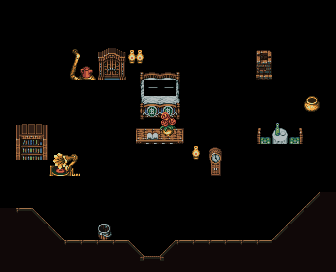

A 2D game scene composited from a Tiled map and its tileset images. What follows is a short description and the map's XML, with every tile layer's data as written:
An orthogonal 21x17 tile map with 16x16 px tiles, 5 tile layers (BedSheet, Bed, furniture_up, Flowers, ...).

<map version="1.5" tiledversion="1.7.0" orientation="orthogonal" renderorder="right-down" width="21" height="17" tilewidth="16" tileheight="16" infinite="0" nextlayerid="19" nextobjectid="12">
 <editorsettings>
  <export format="json" />
 </editorsettings>
 <tileset firstgid="1" source="town1.tsx" />
 <layer id="18" name="BedSheet" width="21" height="17" locked="1">
  <data encoding="csv">
0,0,0,0,0,0,0,0,0,0,0,0,0,0,0,0,0,0,0,0,0,
0,0,0,0,0,0,0,0,0,0,0,0,0,0,0,0,0,0,0,0,0,
0,0,0,0,0,0,0,0,0,0,0,0,0,0,0,0,0,0,0,0,0,
0,0,0,0,0,0,0,0,0,0,0,0,0,0,0,0,0,0,0,0,0,
0,0,0,0,0,0,0,0,0,0,0,0,0,0,0,0,0,0,0,0,0,
0,0,0,0,0,0,0,0,0,2005,2005,0,0,0,0,0,0,0,0,0,0,
0,0,0,0,0,0,0,0,0,0,0,0,0,0,0,0,0,0,0,0,0,
0,0,0,0,0,0,0,0,0,0,0,0,0,0,0,0,0,0,0,0,0,
0,0,0,0,0,0,0,0,0,0,0,0,0,0,0,0,0,0,0,0,0,
0,0,0,0,0,0,0,0,0,0,0,0,0,0,0,0,0,0,0,0,0,
0,0,0,0,0,0,0,0,0,0,0,0,0,0,0,0,0,0,0,0,0,
0,0,0,0,0,0,0,0,0,0,0,0,0,0,0,0,0,0,0,0,0,
0,0,0,0,0,0,0,0,0,0,0,0,0,0,0,0,0,0,0,0,0,
0,0,0,0,0,0,0,0,0,0,0,0,0,0,0,0,0,0,0,0,0,
0,0,0,0,0,0,0,0,0,0,0,0,0,0,0,0,0,0,0,0,0,
0,0,0,0,0,0,0,0,0,0,0,0,0,0,0,0,0,0,0,0,0,
0,0,0,0,0,0,0,0,0,0,0,0,0,0,0,0,0,0,0,0,0
</data>
 </layer>
 <layer id="3" name="Bed" width="21" height="17" locked="1">
  <data encoding="csv">
0,0,0,0,0,0,0,0,0,0,0,0,0,0,0,0,0,0,0,0,0,
0,0,0,0,0,0,0,0,0,0,0,0,0,0,0,0,0,0,0,0,0,
0,0,0,0,0,0,0,0,0,0,0,0,0,0,0,0,0,0,0,0,0,
0,0,0,0,0,0,0,0,0,0,0,0,0,0,0,0,0,0,0,0,0,
0,0,0,0,0,0,0,0,1954,1955,1955,1956,0,0,0,0,0,0,0,0,0,
0,0,0,0,0,0,0,0,2004,0,0,2006,0,0,0,0,0,0,0,0,0,
0,0,0,0,0,0,0,0,2054,2055,2055,2056,0,0,0,0,0,0,0,0,0,
0,0,0,0,0,0,0,0,2104,2105,2105,2106,0,0,0,0,0,0,0,0,0,
0,0,0,0,0,0,0,0,0,0,0,0,0,0,0,0,0,0,0,0,0,
0,0,0,0,0,0,0,0,0,0,0,0,0,0,0,0,0,0,0,0,0,
0,0,0,0,0,0,0,0,0,0,0,0,0,0,0,0,0,0,0,0,0,
0,0,0,0,0,0,0,0,0,0,0,0,0,0,0,0,0,0,0,0,0,
0,0,0,0,0,0,0,0,0,0,0,0,0,0,0,0,0,0,0,0,0,
0,0,0,0,0,0,0,0,0,0,0,0,0,0,0,0,0,0,0,0,0,
0,0,0,0,0,0,0,0,0,0,0,0,0,0,0,0,0,0,0,0,0,
0,0,0,0,0,0,0,0,0,0,0,0,0,0,0,0,0,0,0,0,0,
0,0,0,0,0,0,0,0,0,0,0,0,0,0,0,0,0,0,0,0,0
</data>
 </layer>
 <layer id="14" name="furniture_up" width="21" height="17" locked="1">
  <data encoding="csv">
0,0,0,0,0,0,0,0,0,0,0,0,0,0,0,0,0,0,0,0,0,
0,0,0,0,0,0,0,0,0,0,0,0,0,0,0,0,0,0,0,0,0,
0,0,0,0,0,0,0,0,0,0,0,0,0,0,0,0,0,0,0,0,0,
0,0,0,0,2147486651,0,2707,2708,3161,0,0,0,0,0,0,0,2813,0,0,0,0,
0,0,0,0,2147486701,2147486700,2459,2509,0,0,0,0,0,0,0,0,2863,0,0,0,0,
0,0,0,0,0,0,0,0,0,0,0,0,0,0,0,0,0,0,0,0,0,
0,0,0,0,0,0,0,0,0,0,0,0,0,0,0,0,0,0,0,1702,0,
0,3154,3155,0,0,0,0,0,0,0,0,0,0,0,0,0,0,3108,0,0,0,
0,3204,3205,0,0,0,0,0,2009,1752,1755,2011,0,0,0,0,2513,3158,2512,0,0,
0,3156,3157,2757,2758,0,0,0,0,0,0,0,3109,2359,0,0,0,0,0,0,0,
0,0,0,2807,2808,0,0,0,0,0,0,0,0,2409,0,0,0,0,0,0,0,
0,0,0,0,0,0,0,0,0,0,0,0,0,0,0,0,0,0,0,0,0,
0,0,0,0,0,0,0,0,0,0,0,0,0,0,0,0,0,0,0,0,0,
0,0,0,0,0,0,0,0,0,0,0,0,0,0,0,0,0,0,0,0,0,
0,0,0,0,0,0,1911,0,0,0,0,0,0,0,0,0,0,0,0,0,0,
0,0,0,0,0,0,0,0,0,0,0,0,0,0,0,0,0,0,0,0,0,
0,0,0,0,0,0,0,0,0,0,0,0,0,0,0,0,0,0,0,0,0
</data>
 </layer>
 <layer id="10" name="Flowers" width="21" height="17" locked="1">
  <data encoding="csv">
0,0,0,0,0,0,0,0,0,0,0,0,0,0,0,0,0,0,0,0,0,
0,0,0,0,0,0,0,0,0,0,0,0,0,0,0,0,0,0,0,0,0,
0,0,0,0,0,0,0,0,0,0,0,0,0,0,0,0,0,0,0,0,0,
0,0,0,0,0,0,0,0,0,0,0,0,0,0,0,0,0,0,0,0,0,
0,0,0,0,0,0,0,0,0,0,0,0,0,0,0,0,0,0,0,0,0,
0,0,0,0,0,0,0,0,0,0,0,0,0,0,0,0,0,0,0,0,0,
0,0,0,0,0,0,0,0,0,0,0,0,0,0,0,0,0,0,0,0,0,
0,0,0,0,0,0,0,0,0,0,2954,0,0,0,0,0,0,0,0,0,0,
0,0,0,0,0,0,0,0,0,0,3004,0,0,0,0,0,0,0,0,0,0,
0,0,0,0,0,0,0,0,0,0,0,0,0,0,0,0,0,0,0,0,0,
0,0,0,0,0,0,0,0,0,0,0,0,0,0,0,0,0,0,0,0,0,
0,0,0,0,0,0,0,0,0,0,0,0,0,0,0,0,0,0,0,0,0,
0,0,0,0,0,0,0,0,0,0,0,0,0,0,0,0,0,0,0,0,0,
0,0,0,0,0,0,0,0,0,0,0,0,0,0,0,0,0,0,0,0,0,
0,0,0,0,0,0,0,0,0,0,0,0,0,0,0,0,0,0,0,0,0,
0,0,0,0,0,0,0,0,0,0,0,0,0,0,0,0,0,0,0,0,0,
0,0,0,0,0,0,0,0,0,0,0,0,0,0,0,0,0,0,0,0,0
</data>
 </layer>
 <layer id="13" name="walls_front" width="21" height="17" locked="1">
  <data encoding="csv">
0,0,0,0,0,0,0,0,0,0,0,0,0,0,0,0,0,0,0,0,0,
0,0,0,0,0,0,0,0,0,0,0,0,0,0,0,0,0,0,0,0,0,
0,0,0,0,0,0,0,0,0,0,0,0,0,0,0,0,0,0,0,0,0,
0,0,0,0,0,0,0,0,0,0,0,0,0,0,0,0,0,0,0,0,0,
0,0,0,0,0,0,0,0,0,0,0,0,0,0,0,0,0,0,0,0,0,
0,0,0,0,0,0,0,0,0,0,0,0,0,0,0,0,0,0,0,0,0,
0,0,0,0,0,0,0,0,0,0,0,0,0,0,0,0,0,0,0,0,0,
0,0,0,0,0,0,0,0,0,0,0,0,0,0,0,0,0,0,0,0,0,
0,0,0,0,0,0,0,0,0,0,0,0,0,0,0,0,0,0,0,0,0,
0,0,0,0,0,0,0,0,0,0,0,0,0,0,0,0,0,0,0,0,0,
0,0,0,0,0,0,0,0,0,0,0,0,0,0,0,0,0,0,0,0,0,
0,0,0,0,0,0,0,0,0,0,0,0,0,0,0,0,0,0,0,0,0,
0,0,0,0,0,0,0,0,0,0,0,0,0,0,0,0,0,0,0,2856,3210,
3210,1610614540,2855,0,0,0,0,0,0,0,0,0,0,0,0,0,0,0,2856,3210,3210,
3210,3210,3210,2855,0,0,0,0,0,0,0,0,0,0,0,0,0,2856,3210,3210,3210,
2452,2452,2452,2452,1610615340,1610615340,1610615340,1610615340,2855,0,2856,1610615340,1610615340,1610615340,1610615340,1610615340,1610615340,3210,3210,3210,3210,
2452,2452,2452,2452,2452,2452,2452,3210,2704,2705,2706,3210,3210,3210,3210,3210,3210,3210,3210,3210,3210
</data>
 </layer>
</map>
